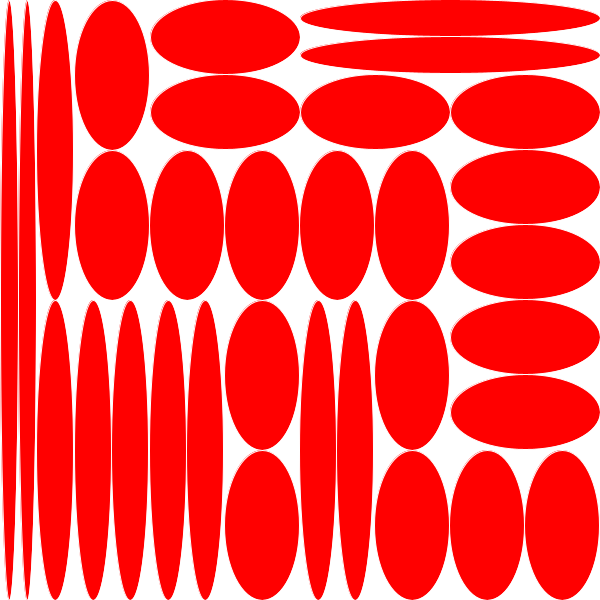
Frame 1 (no input)
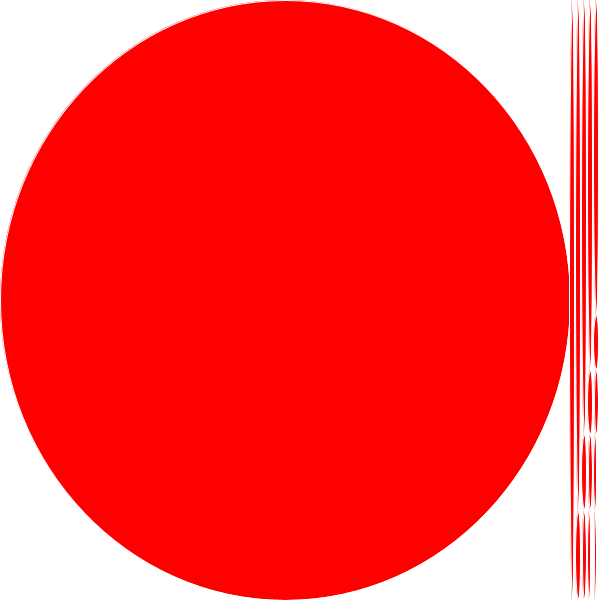
Frame 60 (the mouse pressed at the canvas centre just before this capture)
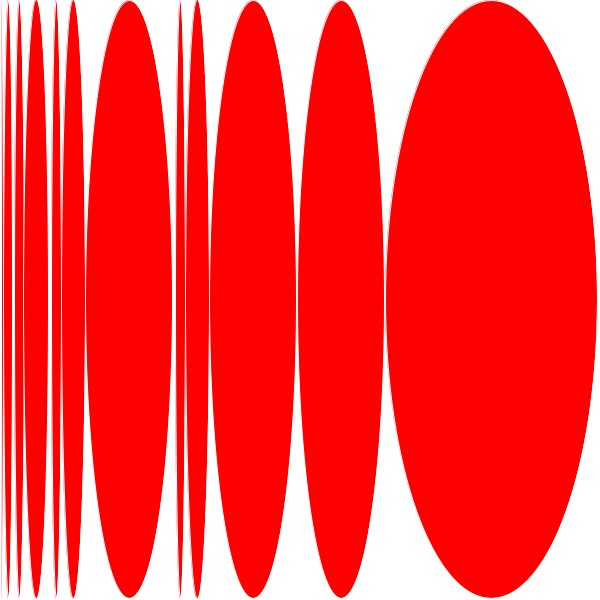
Frame 120 (the mouse held since frame 60 and released just before this capture)

The Processing sketch that drew these frames (run headless with seeded random() and noise(); from frame 60 on, the mouse is pressed at the canvas centre):

// Processing sketch: quadTreeEllipse
// ── quadTreeEllipse.pde
PImage img;
PImage img2;
int count=0;
float tt=0;
PGraphics canvas;
float ran = random(10);

void setup() {
    frameRate(30);
    size(600, 600);
    canvas = createGraphics(600, 600);
    //canvas = createCanvas(window.innerWidth, window.innerHeight);
    //canvas.parent('canvas');
    //canvas.drawingContext.imageSmoothingEnabled=false;

  //createCanvas(500, 500);
}

void draw() {
  background(255);
  
  split0(canvas.width, canvas.height);
  
  count=0;
  tt+=1;

  //if(tt%20==0) ran = Math.random() * 10;
}

void split0(int w, int h){
    split1(0,0,w,h,0);
}

void split1(int x, int y, int w, int h, int n){
    randomSeed(int(count + ran));

  //if( (random()<0.2 && n>3) || n > ((tt*0.01)%20) ){
  if( n > 4 ){

    if((count+n)%2==0){
      fill(255,0,0);
      stroke(255);
      ellipse(x+w/2, y+h/2, w, h);
    }else{
      fill(255,0,0);
      stroke(255);      
      ellipse(x+w/2, y+h/2, w, h);
    }

  }else{
    
    float rr = 0.5+0.5 * sin(3*(tt*0.01));
    rr = Math.max(Math.min(rr,1),0);

    float ww = w*rr;
    float ww2 = w*(1-rr);

    rr = 0.5+0.5 * sin(4*(tt*0.01));
    rr = Math.max(Math.min(rr,1),0);

    float hh = h*rr;
    float hh2 = h*(1-rr);
    

    if(count % 2 == 0){
        split1(x,y,int(ww),h,n+1);
        split1(int(x+ww),y,int(ww2),h,n+1);
    }else{
        split1(x,y,w,int(hh),n+1);
        split1(x,int(y+hh),w,int(hh2),n+1);
    }

    
  }
  
  count++;
}
